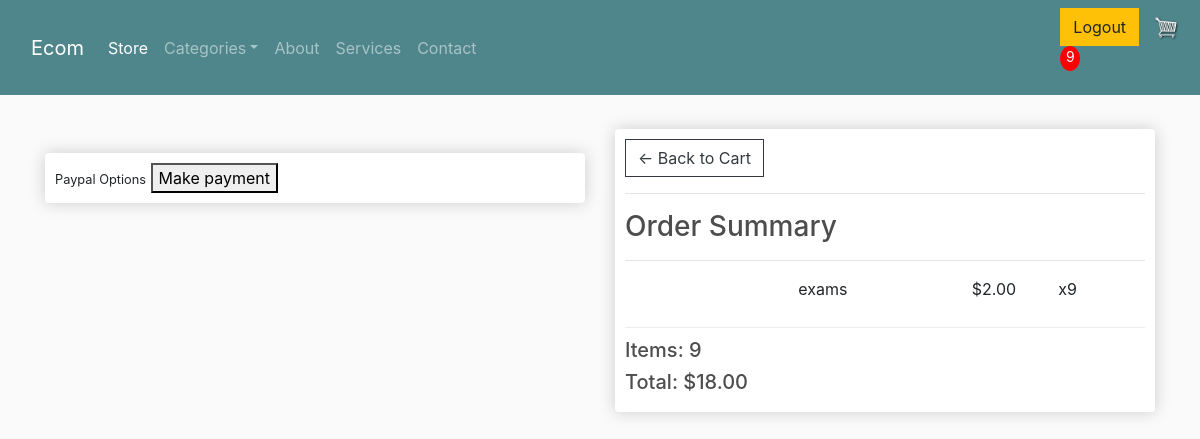
The page /checkout/ (signed in) on the database as committed earlier.
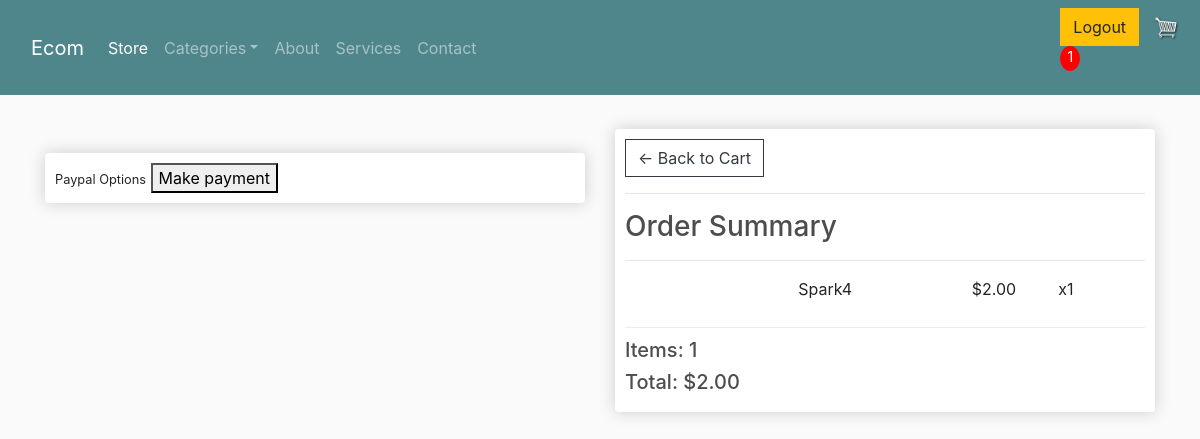
The same page on the database as committed later.
### store/models.py (models this page shows, shortened)
class OrderItem(models.Model):
    product=models.ForeignKey(Product,on_delete=models.CASCADE,null=True,blank=False)
    order=models.ForeignKey(Order,on_delete=models.SET_NULL,null=True,blank=False)
    quantity=models.IntegerField(default=0,null=True,blank=False)
    date_added=models.DateTimeField(auto_now_add=True)
    color_size = models.ForeignKey(TakenColorSize, on_delete=models.CASCADE,blank=True,null=True)
    @property
    def get_total(self):
        return self.quantity*self.product.price

class Product(models.Model):
    name=models.CharField(max_length=200,null=True)
    color=models.ManyToManyField(Color,blank=True,through='TakenColorSize')
    size=models.ManyToManyField(Size,blank=True,through='TakenColorSize')
    price=models.DecimalField(max_digits=5,decimal_places=2)
    digital=models.BooleanField(default=False,null=True,blank=False)
    category=models.ForeignKey(Category,on_delete=models.CASCADE,null=True,blank=False)
    sub_category=models.ForeignKey(SubCategory,on_delete=models.CASCADE,null=True,blank=False)
    description = models.TextField(null=True,blank=True)
    featured = models.ImageField(null=True)
    GENDER_CHOICES = (
    ('none', 'none'),
    ('man', 'man'),
    ('woman', 'woman'),
    ('kids', 'kids')  )# yeah that's not a gender but you could want to have this
    gender = models.CharField(max_length=30, choices=GENDER_CHOICES,null=True,blank=True)
    @property
    def imageURL(self):
        try:
            url = self.featured.url
        except:
            url = ''
        print('URL:', url)
        return url

class Order(models.Model):
    customer=models.ForeignKey(Customer,on_delete=models.SET_NULL,null=True,blank=False)
    date=models.DateTimeField(auto_now_add=True)
    complete=models.BooleanField(default=False,null=True,blank=False)
    transaction_id=models.CharField(max_length=200,null=True)
    @property
    def shipping(self):
        shipping = False
        orderitems = self.orderitem_set.all()
        for i in orderitems:
            if i.product.digital == False:
                shipping = True
        return shipping
    @property
    def get_cart_total(self):
        orderitems = self.orderitem_set.all()
        total = sum([item.get_total for item in orderitems])
        return total
    @property
    def get_cart_items(self):
        orderitems = self.orderitem_set.all()
        total = sum([item.quantity for item in orderitems])
        return total

### store/views.py (the view)
# urls.py: path('checkout/',views.checkout,name='checkout'),
def checkout(request):
	data = cartData(request)
	cartItems = data['cartItems']
	order = data['order']
	items = data['items']
	categories=Category.objects.all()
	context = {'items':items, 'order':order, 'cartItems':cartItems,'categories':categories}
	return render(request, 'store/checkout.html', context)

### store/utils.py (called while the page is built)
def cartData(request):
    if request.user.is_authenticated:
        customer = request.user.customer
        order, created = Order.objects.get_or_create(customer=customer, complete=False)
        items = order.orderitem_set.all()
        cartItems = order.get_cart_items
    else:
        cookieData = cookieCart(request)
        cartItems = cookieData['cartItems']
        order = cookieData['order']
        items = cookieData['items']
    return {'cartItems':cartItems ,'order':order, 'items':items}

### store/templates/store/checkout.html (shortened to what this page needs)
{% extends 'store/main.html' %}
{% load static %}
{% block content %}
     <div class="row">
		<div class="col-lg-6">
			<br>
			<div class="box-element hidden" id="payment-info">
				<small>Paypal Options</small>
				<button id="make-payment">Make payment</button>
			</div>
		</div>
		<div class="col-lg-6">
			<div class="box-element">
				<a  class="btn btn-outline-dark" href="{% url 'cart' %}">&#x2190; Back to Cart</a>
				<hr>
				<h3>Order Summary</h3>
				<hr>
				{% for item in items %}
				<div class="cart-row">
					<div style="flex:2"><img class="row-image" src="{{item.product.imageURL}}"></div>
					<div style="flex:2"><p>{{item.product.name}}</p></div>
					<div style="flex:1"><p>${{item.product.price|floatformat:2}}</p></div>
					<div style="flex:1"><p>x{{item.quantity}}</p></div>
				</div>
				{% endfor %}
				<h5>Items:   {{order.get_cart_items}}</h5>
				<h5>Total:   ${{order.get_cart_total|floatformat:2}}</h5>
			</div>
		</div>
	</div>
{% endblock content %}

Rows that differ between the two databases and show on the page:
no longer on this page (row unchanged): OrderItem: product.name "exams", product.price "2.00", quantity "9"
no longer on this page (row edited): Order: get_cart_items "9", get_cart_total "18.00"
added OrderItem: product.name "Spark4", product.price "2.00", quantity "1"
added Order: get_cart_items "1", get_cart_total "2.00"
Other text that changed with them:
{{ cartItems }}: "9" → "1"
